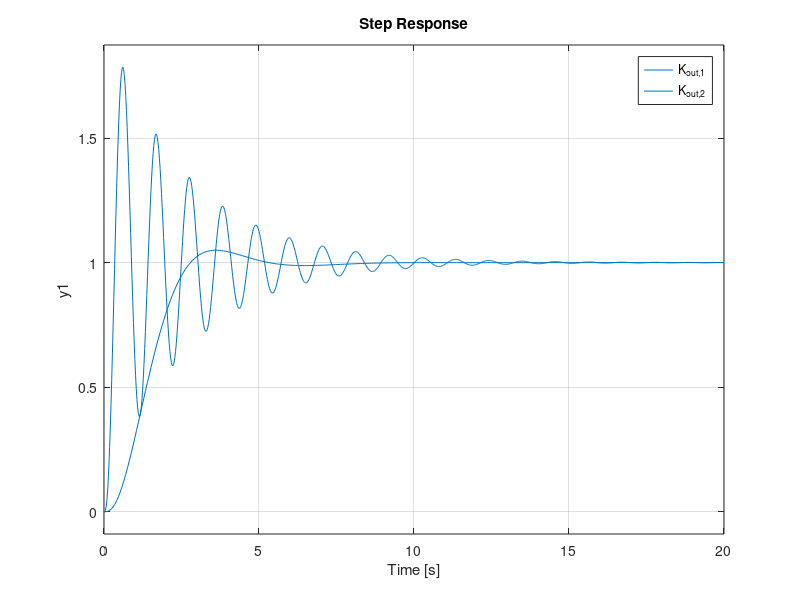

Write MATLAB code to recreate this figure. (Note: this script raises an error after producing the figure.)
%% Lead Compensator
G_CF = tf(9.81, [1 2/3 0 0]);

K = tf([40/10000 1/10000], [40*0.15 1]);

margin(G_CF)

margin(K*G_CF)

step(feedback(K*G_CF,1),500)

%% Cascade Control
g_theta = tf(1,[1 0]);
tf_theta = feedback(5*g_theta,1);

G_no_theta = tf(9.81, [1 2/3 0]);

G_out = tf_theta * G_no_theta;

% Crossover @>=4rad/s
K1 = tf([1 1],[1*(0.1) 1]);
% bode(K1*G_out);
% step(feedback(K1*G_out,1));
% stepinfo(feedback(K1*G_out,1));


% Phase margin >= 60 degree
K2 = tf([sqrt(3)/20 1/20],[1/3*sqrt(3) 1]);
% bode(K2*G_out);
% step(feedback(K2*G_out,1));
% stepinfo(feedback(K1*G_out,1));

margin(K1*G_out)
hold on
margin(K2*G_out)
hold off
title("Phase Margin_1=8.46^{\circ}, w_{c1}=5.68rad/s       Phase Margin_2=62.9^{\circ}, w_{c2}=0.729rad/s")

step(feedback(K1*G_out,1),20);
hold on
step(feedback(K2*G_out,1),20);
legend('K_{out,1}','K_{out,2}')

stepinfo(feedback(K*G_CF,1))
stepinfo(feedback(K1*G_out,1))
stepinfo(feedback(K2*G_out,1))


%% Model Mismatch
% Max delay
[Gm1,Pm1,Wcg1,Wcp1] = margin(K1*G_out);
max_time_delay1 = deg2rad(Pm1)/Wcp1;

[Gm2,Pm2,Wcg2,Wcp2] = margin(K2*G_out);
max_time_delay2 = deg2rad(Pm2)/Wcp2;

% Step response with delay
tf_delay = tf(1,1,'InputDelay',0.2);
step(feedback((K1*G_out),tf_delay),10)
ylim([-5,5])
hold on

step(feedback((K2*G_out),tf_delay),10)
ylim([-5,5])
hold off
title("Step response with delay")
legend('K_{out,1}','K_{out,2}')

%S error
syms x
S1_num = sym2poly(49.05*((7-4*sqrt(3))*x+1));
S1_den = sym2poly(x*((7-4*sqrt(3))*x+1)*(x+2/3)*(x+5) +49.05*(x+1));
S1 = tf(S1_num, S1_den);

S2_num = sym2poly(49.05*(sqrt(3)/3*x+1));
S2_den = sym2poly(x*(sqrt(3)/3*x+1)*(x+2/3)*(x+5)+(49.05/20)*(sqrt(3)*x+1));
S2 = tf(S2_num, S2_den);

%Step response with error
T1 = feedback(K1*G_out,1);
tf_error_1 = T1 - pi/180*S1;

T2 = feedback(K2*G_out,1);
tf_error_2 = T2 - pi/180*S2;

% Lag Compensator
K_lag = tf([400 40],[400 1]);

S_lag_num = sym2poly(49.05*(sqrt(3)/3*x+1)*(400*x+1));
S_lag_den = sym2poly((sqrt(3)/3*x+1)*(400*x+1)*x*(x+2/3)*(x+5)+(49.05/20)*(40)*(sqrt(3)*x+1)*(10*x+1));
S_lag = tf(S_lag_num, S_lag_den);

T_lag = feedback(K_lag*K2*G_out,1);
tf_error_lag = T_lag - pi/180*S_lag;

step(tf_error_1,30)
hold on
step(tf_error_2,30)
hold on
step(tf_error_lag,30)
title("Step Response with measurement error")
legend('K_{out,1}','K_{out,2}','K_{lag}*K_{out,2}')
hold off

margin(K_lag*K2*G_out)